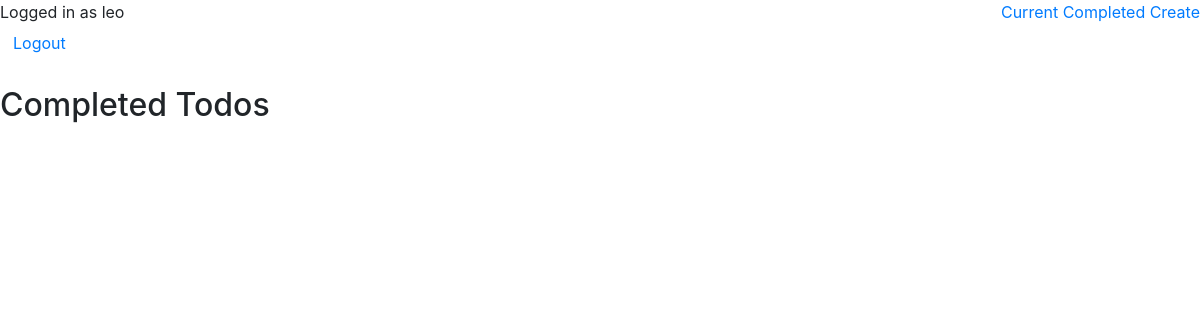
/completed/ (signed in), run on an earlier commit of the app's database.
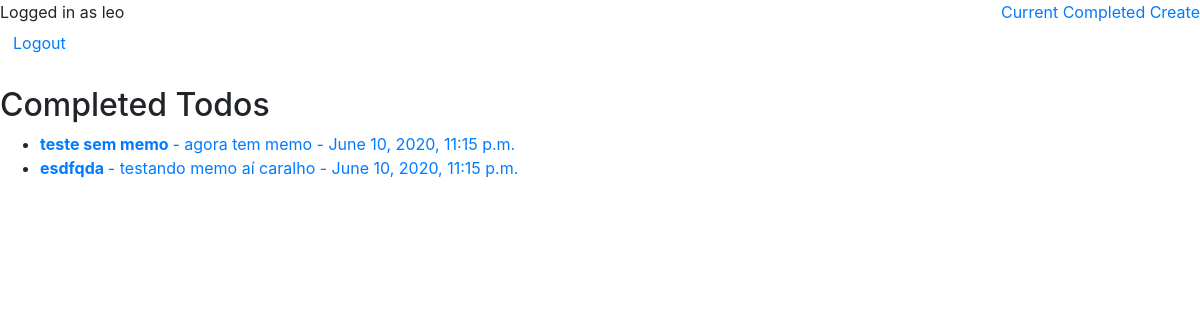
And on a later commit of the database.
### todo/models.py (models this page shows, shortened)
class Todo(models.Model):
  user = models.ForeignKey(User, on_delete=models.CASCADE)
  title = models.CharField(max_length=100, null=False, blank=False)
  memo = models.TextField(blank=True)
  created = models.DateTimeField(auto_now_add=True)
  datecompleted = models.DateTimeField(null=True, blank=True)
  important = models.BooleanField(default=False)

### todo/views.py (the view)
# urls.py: path('completed/', views.completedtodos, name='completedtodos'),
@login_required
def completedtodos(request):
  todos = Todo.objects.filter(user=request.user, datecompleted__isnull=False).order_by('-datecompleted')
  return render(request, 'todo/completedtodos.html', {'todos': todos})

### todo/templates/todo/completedtodos.html
{% extends 'todo/base.html' %}
{% block content %}
<h2>Completed Todos</h2>
<ul>
  {% for todo in todos %}
    <li>
      <a href="{% url 'viewtodo' todo.id %}">
        {% if todo.important %}<b>{% endif %}
          {{ todo.title }}
        {% if todo.important %}</b>{% endif %}
        {% if todo.memo %} - {{ todo.memo }} {% endif %}
        - {{ todo.datecompleted }}
      </a>
    </li>
  {% endfor %}
</ul>
{% endblock %}

### todo/templates/todo/base.html (shortened to what this page needs)
<!doctype html>
<html lang="en">
  <head>
    <link rel="stylesheet" href="https://stackpath.bootstrapcdn.com/bootstrap/4.5.0/css/bootstrap.min.css">
  </head>
  <body>
    {% if user.is_authenticated %}
    Logged in as {{ user.username }}
    <div style="float: right">
      <a href="{% url 'currenttodos' %}">Current</a>
      <a href="{% url 'completedtodos' %}">Completed</a>
      <a href="{% url 'createtodo' %} ">Create</a>
    </div>
    <form action="{% url 'logoutuser' %}" method='post'>
      <button class="btn btn-link">Logout</button>
    </form>
    {% else %}
    <a href="{% url 'signupuser' %}">Sign Up</a>
    <a href="{% url 'loginuser' %}">Login</a>
    {% endif %}
    <br>
    {% block content %}{% endblock %}
  </body>
</html>

What changed in the data, as far as the page shows it:
added Todo: title "teste sem memo", memo "agora tem memo", datecompleted "June 10, 2020, 11:15 p.m."
now on this page (row edited): Todo: title "esdfqda", memo "testando memo aí caralho", datecompleted "June 10, 2020, 11:15 p.m."
